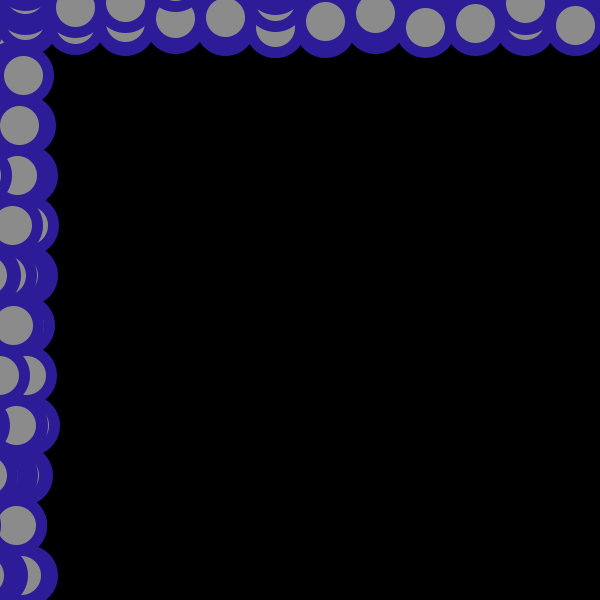
Frame 1 (no input)
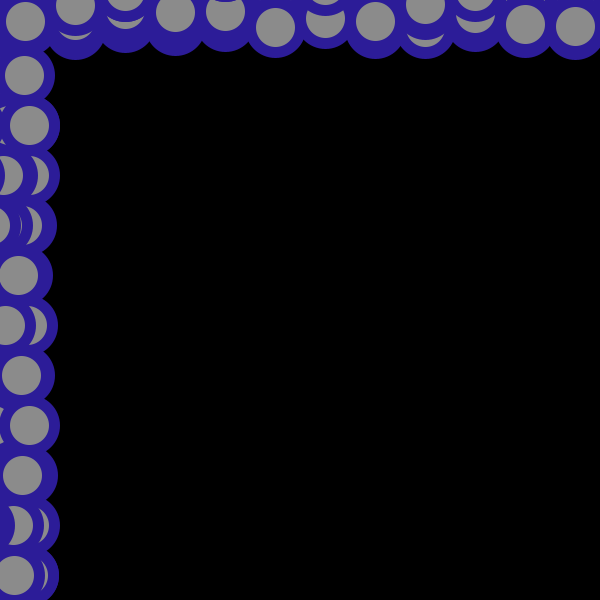
Frame 60 (the mouse pressed at the canvas centre just before this capture)
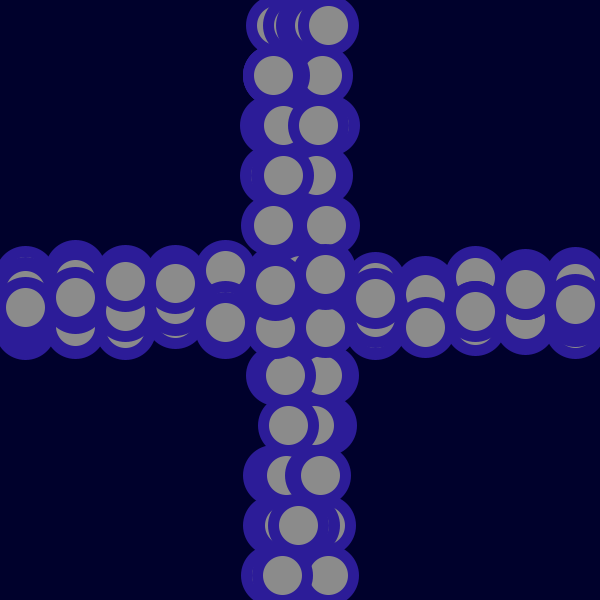
Frame 120 (the mouse held since frame 60 and released just before this capture)

The Processing sketch that drew these frames (run headless with seeded random() and noise(); from frame 60 on, the mouse is pressed at the canvas centre):

// Processing sketch: processing_40348
// ── processing_40348.pde

/**
 * massive scale
 * by mei deng
 *
 **/
 
 
 
int Hello;


void setup()
{
  background(#ACF7F0);
  size (600, 600);
  smooth();
  noStroke();

  Hello = 10;
}


void draw() 
{
  background(mouseX, mouseY);
  for (int y=25; y<height; y+=50) 
  {
    for (int x=25; x<width; x+=50) 
    {
      fill(#8B8B8B);
      stroke(#2C1C98);
      ellipse(mouseX+random(-30, 30), y, 50, 50);
      ellipse(x, mouseY+random(-30, 30), 50, 50);
      strokeWeight(11);
    }
  }
}
